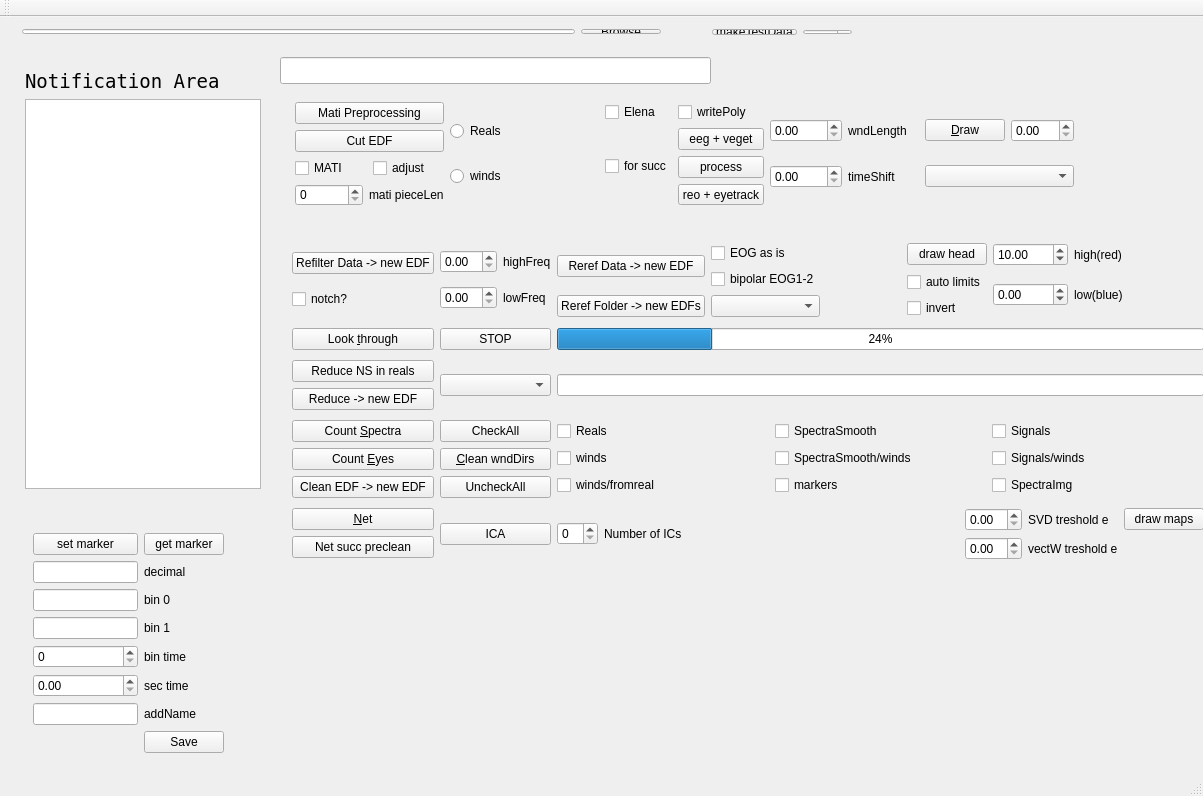
<?xml version="1.0" encoding="UTF-8"?>
<ui version="4.0">
 <class>MainWindow</class>
 <widget class="QMainWindow" name="MainWindow">
  <property name="geometry">
   <rect>
    <x>0</x>
    <y>0</y>
    <width>1203</width>
    <height>796</height>
   </rect>
  </property>
  <property name="windowTitle">
   <string>MainWindow</string>
  </property>
  <widget class="QWidget" name="centralWidget">
   <widget class="QLineEdit" name="fileMarkersLineEdit">
    <property name="geometry">
     <rect>
      <x>280</x>
      <y>40</y>
      <width>431</width>
      <height>27</height>
     </rect>
    </property>
   </widget>
   <widget class="QWidget" name="layoutWidget1">
    <property name="geometry">
     <rect>
      <x>281</x>
      <y>211</y>
      <width>934</width>
      <height>351</height>
     </rect>
    </property>
    <layout class="QGridLayout" name="processingGridLayout">
     <item row="2" column="0">
      <layout class="QVBoxLayout" name="reduceLayout">
       <item>
        <widget class="QPushButton" name="reduceChannesPushButton">
         <property name="text">
          <string>Reduce NS in reals</string>
         </property>
        </widget>
       </item>
       <item>
        <widget class="QPushButton" name="reduceChannelsNewEDFPushButton">
         <property name="text">
          <string>Reduce -&gt; new EDF</string>
         </property>
        </widget>
       </item>
      </layout>
     </item>
     <item row="1" column="0">
      <widget class="QPushButton" name="cut_e">
       <property name="text">
        <string>Look &amp;through</string>
       </property>
      </widget>
     </item>
     <item row="3" column="2">
      <layout class="QGridLayout" name="cleanDirsGrid">
       <item row="0" column="1">
        <widget class="QCheckBox" name="cleanRealsSpectraCheckBox">
         <property name="text">
          <string>SpectraSmooth</string>
         </property>
        </widget>
       </item>
       <item row="2" column="0">
        <widget class="QCheckBox" name="cleanFromRealsCheckBox">
         <property name="text">
          <string>winds/fromreal</string>
         </property>
        </widget>
       </item>
       <item row="2" column="1">
        <widget class="QCheckBox" name="cleanMarkersCheckBox">
         <property name="text">
          <string>markers</string>
         </property>
        </widget>
       </item>
       <item row="1" column="0">
        <widget class="QCheckBox" name="cleanWindsCheckBox">
         <property name="text">
          <string>winds</string>
         </property>
        </widget>
       </item>
       <item row="0" column="2">
        <widget class="QCheckBox" name="cleanRealsSignalsCheckBox">
         <property name="text">
          <string>Signals</string>
         </property>
        </widget>
       </item>
       <item row="2" column="2">
        <widget class="QCheckBox" name="cleanSpectraImgCheckBox">
         <property name="text">
          <string>SpectraImg</string>
         </property>
        </widget>
       </item>
       <item row="1" column="1">
        <widget class="QCheckBox" name="cleanWindsSpectraCheckBox">
         <property name="text">
          <string>SpectraSmooth/winds</string>
         </property>
        </widget>
       </item>
       <item row="0" column="0">
        <widget class="QCheckBox" name="cleanRealsCheckBox">
         <property name="text">
          <string>Reals</string>
         </property>
        </widget>
       </item>
       <item row="1" column="2">
        <widget class="QCheckBox" name="cleanWindsSignalsCheckBox">
         <property name="text">
          <string>Signals/winds</string>
         </property>
        </widget>
       </item>
      </layout>
     </item>
     <item row="4" column="1">
      <widget class="QPushButton" name="icaPushButton">
       <property name="text">
        <string>ICA</string>
       </property>
      </widget>
     </item>
     <item row="4" column="2">
      <layout class="QHBoxLayout" name="icaParamsLayout">
       <item>
        <widget class="QSpinBox" name="numOfIcSpinBox"/>
       </item>
       <item>
        <widget class="QLabel" name="label_7">
         <property name="text">
          <string>Number of ICs</string>
         </property>
        </widget>
       </item>
       <item>
        <spacer name="horizontalSpacer_9">
         <property name="orientation">
          <enum>Qt::Horizontal</enum>
         </property>
         <property name="sizeHint" stdset="0">
          <size>
           <width>88</width>
           <height>17</height>
          </size>
         </property>
        </spacer>
       </item>
       <item>
        <layout class="QGridLayout" name="icaParamsInnerLayout">
         <item row="0" column="0">
          <widget class="QDoubleSpinBox" name="svdDoubleSpinBox"/>
         </item>
         <item row="0" column="1">
          <widget class="QLabel" name="label_10">
           <property name="text">
            <string>SVD treshold e</string>
           </property>
          </widget>
         </item>
         <item row="1" column="0">
          <widget class="QDoubleSpinBox" name="vectwDoubleSpinBox"/>
         </item>
         <item row="1" column="1">
          <widget class="QLabel" name="label_11">
           <property name="text">
            <string>vectW treshold e</string>
           </property>
          </widget>
         </item>
         <item row="0" column="2">
          <widget class="QPushButton" name="drawMapsPushButton">
           <property name="text">
            <string>draw maps</string>
           </property>
          </widget>
         </item>
        </layout>
       </item>
      </layout>
     </item>
     <item row="3" column="1">
      <layout class="QVBoxLayout" name="cleanButtonsLayout">
       <item>
        <widget class="QPushButton" name="cleanDirsCheckAllButton">
         <property name="text">
          <string>CheckAll</string>
         </property>
        </widget>
       </item>
       <item>
        <widget class="QPushButton" name="cleanDirsButton">
         <property name="text">
          <string>&amp;Clean wndDirs</string>
         </property>
        </widget>
       </item>
       <item>
        <widget class="QPushButton" name="cleanDirsUncheckAllButton">
         <property name="text">
          <string>UncheckAll</string>
         </property>
        </widget>
       </item>
      </layout>
     </item>
     <item row="3" column="0">
      <layout class="QVBoxLayout" name="eyesLayout">
       <item>
        <widget class="QPushButton" name="countSpectra">
         <property name="text">
          <string>Count &amp;Spectra</string>
         </property>
        </widget>
       </item>
       <item>
        <widget class="QPushButton" name="eyesButton">
         <property name="text">
          <string>Count &amp;Eyes</string>
         </property>
        </widget>
       </item>
       <item>
        <widget class="QPushButton" name="cleanEdfFromEyesButton">
         <property name="text">
          <string>Clean EDF -&gt; new EDF</string>
         </property>
        </widget>
       </item>
      </layout>
     </item>
     <item row="1" column="2">
      <widget class="QProgressBar" name="progressBar">
       <property name="value">
        <number>24</number>
       </property>
      </widget>
     </item>
     <item row="0" column="2">
      <layout class="QHBoxLayout" name="rerefLayout">
       <item>
        <layout class="QGridLayout" name="rerefInnerLayout">
         <item row="0" column="0">
          <widget class="QPushButton" name="rereferenceDataPushButton">
           <property name="text">
            <string>Reref Data -&gt; new EDF</string>
           </property>
          </widget>
         </item>
         <item row="0" column="1">
          <layout class="QVBoxLayout" name="eogsLayout">
           <item>
            <widget class="QCheckBox" name="eogAsIsCheckBox">
             <property name="text">
              <string>EOG as is</string>
             </property>
            </widget>
           </item>
           <item>
            <widget class="QCheckBox" name="eogBipolarCheckBox">
             <property name="text">
              <string>bipolar EOG1-2</string>
             </property>
            </widget>
           </item>
          </layout>
         </item>
         <item row="1" column="1">
          <widget class="QComboBox" name="rereferenceDataComboBox"/>
         </item>
         <item row="1" column="0">
          <widget class="QPushButton" name="rereferenceFolderPushButton">
           <property name="text">
            <string>Reref Folder -&gt; new EDFs</string>
           </property>
          </widget>
         </item>
        </layout>
       </item>
       <item>
        <spacer name="horizontalSpacer">
         <property name="orientation">
          <enum>Qt::Horizontal</enum>
         </property>
         <property name="sizeHint" stdset="0">
          <size>
           <width>40</width>
           <height>20</height>
          </size>
         </property>
        </spacer>
       </item>
       <item>
        <layout class="QGridLayout" name="drawHeadGridLayout">
         <item row="0" column="0">
          <widget class="QPushButton" name="drawHeadPushButton">
           <property name="text">
            <string>draw head</string>
           </property>
          </widget>
         </item>
         <item row="1" column="1">
          <widget class="QDoubleSpinBox" name="drawHeadLowSpinBox">
           <property name="minimum">
            <double>-1000.000000000000000</double>
           </property>
           <property name="maximum">
            <double>1000.000000000000000</double>
           </property>
          </widget>
         </item>
         <item row="0" column="1">
          <widget class="QDoubleSpinBox" name="drawHeadHighSpinBox">
           <property name="minimum">
            <double>-1000.000000000000000</double>
           </property>
           <property name="maximum">
            <double>1000.000000000000000</double>
           </property>
           <property name="singleStep">
            <double>1.000000000000000</double>
           </property>
           <property name="value">
            <double>10.000000000000000</double>
           </property>
          </widget>
         </item>
         <item row="0" column="2">
          <widget class="QLabel" name="label_4">
           <property name="text">
            <string>high(red)</string>
           </property>
          </widget>
         </item>
         <item row="1" column="2">
          <widget class="QLabel" name="label_5">
           <property name="text">
            <string>low(blue)</string>
           </property>
          </widget>
         </item>
         <item row="1" column="0">
          <layout class="QVBoxLayout" name="verticalLayout_3">
           <item>
            <widget class="QCheckBox" name="drawHeadCheckBox">
             <property name="text">
              <string>auto limits</string>
             </property>
            </widget>
           </item>
           <item>
            <widget class="QCheckBox" name="drawHeadInvertCheckBox">
             <property name="text">
              <string>invert</string>
             </property>
            </widget>
           </item>
          </layout>
         </item>
        </layout>
       </item>
       <item>
        <spacer name="horizontalSpacer_8">
         <property name="orientation">
          <enum>Qt::Horizontal</enum>
         </property>
         <property name="sizeHint" stdset="0">
          <size>
           <width>38</width>
           <height>48</height>
          </size>
         </property>
        </spacer>
       </item>
      </layout>
     </item>
     <item row="0" column="1">
      <layout class="QGridLayout" name="filterFreqsGridLayout">
       <item row="0" column="0">
        <widget class="QDoubleSpinBox" name="highFreqFilterDoubleSpinBox"/>
       </item>
       <item row="1" column="1">
        <widget class="QLabel" name="label_15">
         <property name="text">
          <string>lowFreq</string>
         </property>
        </widget>
       </item>
       <item row="0" column="1">
        <widget class="QLabel" name="label_14">
         <property name="text">
          <string>highFreq</string>
         </property>
        </widget>
       </item>
       <item row="1" column="0">
        <widget class="QDoubleSpinBox" name="lowFreqFilterDoubleSpinBox"/>
       </item>
      </layout>
     </item>
     <item row="4" column="0">
      <layout class="QVBoxLayout" name="netLayout">
       <item>
        <widget class="QPushButton" name="netButton">
         <property name="text">
          <string>&amp;Net</string>
         </property>
        </widget>
       </item>
       <item>
        <widget class="QPushButton" name="succPrecleanPushButton">
         <property name="text">
          <string>Net succ preclean</string>
         </property>
        </widget>
       </item>
      </layout>
     </item>
     <item row="0" column="0">
      <layout class="QVBoxLayout" name="refilterLayout">
       <item>
        <widget class="QPushButton" name="refilterDataPushButton">
         <property name="text">
          <string>Refilter Data -&gt; new EDF</string>
         </property>
        </widget>
       </item>
       <item>
        <widget class="QCheckBox" name="notchCheckBox">
         <property name="text">
          <string>notch?</string>
         </property>
        </widget>
       </item>
      </layout>
     </item>
     <item row="1" column="1">
      <widget class="QPushButton" name="stopButton">
       <property name="text">
        <string>STOP</string>
       </property>
      </widget>
     </item>
     <item row="2" column="1">
      <layout class="QVBoxLayout" name="verticalLayout">
       <item>
        <widget class="QComboBox" name="reduceChannelsComboBox"/>
       </item>
      </layout>
     </item>
     <item row="2" column="2">
      <widget class="QLineEdit" name="reduceChannelsLineEdit"/>
     </item>
    </layout>
   </widget>
   <widget class="QWidget" name="layoutWidget2">
    <property name="geometry">
     <rect>
      <x>284</x>
      <y>74</y>
      <width>801</width>
      <height>125</height>
     </rect>
    </property>
    <layout class="QHBoxLayout" name="cutDataLayout">
     <item>
      <layout class="QVBoxLayout" name="cutInnerLayout">
       <item>
        <widget class="QPushButton" name="matiPreprocessingPushButton">
         <property name="text">
          <string>Mati Preprocessing</string>
         </property>
        </widget>
       </item>
       <item>
        <widget class="QPushButton" name="cutEDF">
         <property name="text">
          <string>Cut EDF</string>
         </property>
        </widget>
       </item>
       <item>
        <layout class="QHBoxLayout" name="cutChecksLayout">
         <item>
          <widget class="QCheckBox" name="matiCheckBox">
           <property name="text">
            <string>MATI</string>
           </property>
          </widget>
         </item>
         <item>
          <widget class="QCheckBox" name="matiAdjustPiecesCheckBox">
           <property name="text">
            <string>adjust</string>
           </property>
          </widget>
         </item>
        </layout>
       </item>
       <item>
        <layout class="QHBoxLayout" name="matiCutLayout">
         <item>
          <widget class="QSpinBox" name="matiPieceLengthSpinBox"/>
         </item>
         <item>
          <widget class="QLabel" name="matiPieceLenlabel">
           <property name="text">
            <string>mati pieceLen</string>
           </property>
          </widget>
         </item>
        </layout>
       </item>
      </layout>
     </item>
     <item>
      <layout class="QVBoxLayout" name="cutTypeLayout">
       <item>
        <widget class="QRadioButton" name="realsButton">
         <property name="text">
          <string>Reals</string>
         </property>
        </widget>
       </item>
       <item>
        <widget class="QRadioButton" name="windsButton">
         <property name="text">
          <string>winds</string>
         </property>
        </widget>
       </item>
      </layout>
     </item>
     <item>
      <layout class="QGridLayout" name="gridLayout">
       <item row="0" column="1">
        <widget class="QCheckBox" name="elenaPolyCheckBox">
         <property name="text">
          <string>writePoly</string>
         </property>
        </widget>
       </item>
       <item row="0" column="0">
        <widget class="QCheckBox" name="elenaSliceCheckBox">
         <property name="text">
          <string>Elena</string>
         </property>
        </widget>
       </item>
       <item row="1" column="0">
        <widget class="QCheckBox" name="succPrecleanCheckBox">
         <property name="text">
          <string>for succ</string>
         </property>
        </widget>
       </item>
       <item row="1" column="1">
        <layout class="QVBoxLayout" name="verticalLayout_2">
         <item>
          <widget class="QPushButton" name="eegVegetPushButton">
           <property name="text">
            <string>eeg + veget</string>
           </property>
          </widget>
         </item>
         <item>
          <widget class="QPushButton" name="elenaProcessingPushButton">
           <property name="text">
            <string>process</string>
           </property>
          </widget>
         </item>
         <item>
          <widget class="QPushButton" name="reoPlusEyetrackPushButton">
           <property name="text">
            <string>reo + eyetrack</string>
           </property>
          </widget>
         </item>
        </layout>
       </item>
      </layout>
     </item>
     <item>
      <layout class="QGridLayout" name="windsParamsLayout">
       <item row="0" column="0">
        <widget class="QDoubleSpinBox" name="windowLengthSpinBox"/>
       </item>
       <item row="0" column="1">
        <widget class="QLabel" name="label_2">
         <property name="text">
          <string>wndLength</string>
         </property>
        </widget>
       </item>
       <item row="1" column="0">
        <widget class="QDoubleSpinBox" name="timeShiftSpinBox"/>
       </item>
       <item row="1" column="1">
        <widget class="QLabel" name="label_3">
         <property name="text">
          <string>timeShift</string>
         </property>
        </widget>
       </item>
      </layout>
     </item>
     <item>
      <layout class="QVBoxLayout" name="drawLayout">
       <item>
        <layout class="QHBoxLayout" name="drawInnerLayout">
         <item>
          <widget class="QPushButton" name="drawButton">
           <property name="text">
            <string>&amp;Draw</string>
           </property>
          </widget>
         </item>
         <item>
          <widget class="QDoubleSpinBox" name="drawCoeffSpinBox"/>
         </item>
        </layout>
       </item>
       <item>
        <widget class="QComboBox" name="drawDirBox"/>
       </item>
      </layout>
     </item>
    </layout>
   </widget>
   <widget class="QWidget" name="layoutWidget3">
    <property name="geometry">
     <rect>
      <x>701</x>
      <y>1</y>
      <width>162</width>
      <height>28</height>
     </rect>
    </property>
    <layout class="QGridLayout" name="testDataGridLayout">
     <item row="0" column="0">
      <widget class="QPushButton" name="makeTestDataPushButton">
       <property name="text">
        <string>makeTestData</string>
       </property>
      </widget>
     </item>
     <item row="0" column="1">
      <widget class="QSpinBox" name="numComponentsSpinBox"/>
     </item>
    </layout>
   </widget>
   <widget class="QWidget" name="layoutWidget4">
    <property name="geometry">
     <rect>
      <x>22</x>
      <y>505</y>
      <width>213</width>
      <height>246</height>
     </rect>
    </property>
    <layout class="QGridLayout" name="matiGridLayout">
     <item row="0" column="0">
      <widget class="QPushButton" name="markerSetPushButton">
       <property name="text">
        <string>set marker</string>
       </property>
      </widget>
     </item>
     <item row="0" column="1">
      <widget class="QPushButton" name="markerGetPushButton">
       <property name="text">
        <string>get marker</string>
       </property>
      </widget>
     </item>
     <item row="1" column="0">
      <widget class="QLineEdit" name="markerDecimalLineEdit"/>
     </item>
     <item row="1" column="1">
      <widget class="QLabel" name="label_17">
       <property name="text">
        <string>decimal</string>
       </property>
      </widget>
     </item>
     <item row="2" column="0">
      <widget class="QLineEdit" name="markerBin0LineEdit"/>
     </item>
     <item row="2" column="1">
      <widget class="QLabel" name="label_16">
       <property name="text">
        <string>bin 0</string>
       </property>
      </widget>
     </item>
     <item row="3" column="0">
      <widget class="QLineEdit" name="markerBin1LineEdit"/>
     </item>
     <item row="3" column="1">
      <widget class="QLabel" name="label_19">
       <property name="text">
        <string>bin 1</string>
       </property>
      </widget>
     </item>
     <item row="4" column="0">
      <widget class="QSpinBox" name="markerBinTimeSpinBox"/>
     </item>
     <item row="4" column="1">
      <widget class="QLabel" name="label_18">
       <property name="text">
        <string>bin time</string>
       </property>
      </widget>
     </item>
     <item row="5" column="0">
      <widget class="QDoubleSpinBox" name="markerSecTimeDoubleSpinBox"/>
     </item>
     <item row="5" column="1">
      <widget class="QLabel" name="label_20">
       <property name="text">
        <string>sec time</string>
       </property>
      </widget>
     </item>
     <item row="6" column="0">
      <widget class="QLineEdit" name="newEdfNameLineEdit"/>
     </item>
     <item row="6" column="1">
      <widget class="QLabel" name="label_21">
       <property name="text">
        <string>addName</string>
       </property>
      </widget>
     </item>
     <item row="7" column="1">
      <widget class="QPushButton" name="markerSaveEdfPushButton">
       <property name="text">
        <string>Save</string>
       </property>
      </widget>
     </item>
    </layout>
   </widget>
   <widget class="QWidget" name="layoutWidget5">
    <property name="geometry">
     <rect>
      <x>11</x>
      <y>1</y>
      <width>661</width>
      <height>27</height>
     </rect>
    </property>
    <layout class="QHBoxLayout" name="browseLayout">
     <item>
      <widget class="QLineEdit" name="filePathLineEdit">
       <property name="text">
        <string/>
       </property>
      </widget>
     </item>
     <item>
      <widget class="QPushButton" name="browseButton">
       <property name="text">
        <string>Bro&amp;wse</string>
       </property>
       <property name="flat">
        <bool>false</bool>
       </property>
      </widget>
     </item>
    </layout>
   </widget>
   <widget class="QWidget" name="layoutWidget6">
    <property name="geometry">
     <rect>
      <x>14</x>
      <y>42</y>
      <width>258</width>
      <height>441</height>
     </rect>
    </property>
    <layout class="QVBoxLayout" name="notificationLayout">
     <item>
      <widget class="QLabel" name="label">
       <property name="font">
        <font>
         <family>Andale Mono</family>
         <pointsize>14</pointsize>
        </font>
       </property>
       <property name="text">
        <string>Notification Area</string>
       </property>
      </widget>
     </item>
     <item>
      <widget class="QTextEdit" name="textEdit"/>
     </item>
    </layout>
   </widget>
  </widget>
  <widget class="QMenuBar" name="menuBar">
   <property name="geometry">
    <rect>
     <x>0</x>
     <y>0</y>
     <width>1203</width>
     <height>22</height>
    </rect>
   </property>
  </widget>
  <widget class="QToolBar" name="mainToolBar">
   <attribute name="toolBarArea">
    <enum>TopToolBarArea</enum>
   </attribute>
   <attribute name="toolBarBreak">
    <bool>false</bool>
   </attribute>
  </widget>
  <widget class="QStatusBar" name="statusBar"/>
 </widget>
 <layoutdefault spacing="6" margin="11"/>
 <tabstops>
  <tabstop>filePathLineEdit</tabstop>
  <tabstop>countSpectra</tabstop>
  <tabstop>eyesButton</tabstop>
  <tabstop>cleanEdfFromEyesButton</tabstop>
  <tabstop>cleanDirsCheckAllButton</tabstop>
  <tabstop>cleanDirsButton</tabstop>
  <tabstop>cleanDirsUncheckAllButton</tabstop>
  <tabstop>cleanRealsSignalsCheckBox</tabstop>
  <tabstop>cleanWindsCheckBox</tabstop>
  <tabstop>cleanRealsCheckBox</tabstop>
  <tabstop>cleanRealsSpectraCheckBox</tabstop>
  <tabstop>cleanWindsSignalsCheckBox</tabstop>
  <tabstop>cleanFromRealsCheckBox</tabstop>
  <tabstop>cleanMarkersCheckBox</tabstop>
  <tabstop>cleanSpectraImgCheckBox</tabstop>
  <tabstop>cleanWindsSpectraCheckBox</tabstop>
  <tabstop>refilterDataPushButton</tabstop>
  <tabstop>notchCheckBox</tabstop>
  <tabstop>rereferenceDataPushButton</tabstop>
  <tabstop>eogAsIsCheckBox</tabstop>
  <tabstop>eogBipolarCheckBox</tabstop>
  <tabstop>rereferenceDataComboBox</tabstop>
  <tabstop>netButton</tabstop>
  <tabstop>succPrecleanPushButton</tabstop>
  <tabstop>cut_e</tabstop>
  <tabstop>stopButton</tabstop>
  <tabstop>numOfIcSpinBox</tabstop>
  <tabstop>svdDoubleSpinBox</tabstop>
  <tabstop>vectwDoubleSpinBox</tabstop>
  <tabstop>drawMapsPushButton</tabstop>
  <tabstop>highFreqFilterDoubleSpinBox</tabstop>
  <tabstop>lowFreqFilterDoubleSpinBox</tabstop>
  <tabstop>reduceChannesPushButton</tabstop>
  <tabstop>reduceChannelsNewEDFPushButton</tabstop>
  <tabstop>icaPushButton</tabstop>
  <tabstop>textEdit</tabstop>
  <tabstop>matiPreprocessingPushButton</tabstop>
  <tabstop>cutEDF</tabstop>
  <tabstop>matiCheckBox</tabstop>
  <tabstop>matiAdjustPiecesCheckBox</tabstop>
  <tabstop>matiPieceLengthSpinBox</tabstop>
  <tabstop>realsButton</tabstop>
  <tabstop>windsButton</tabstop>
  <tabstop>elenaSliceCheckBox</tabstop>
  <tabstop>succPrecleanCheckBox</tabstop>
  <tabstop>windowLengthSpinBox</tabstop>
  <tabstop>timeShiftSpinBox</tabstop>
  <tabstop>drawButton</tabstop>
  <tabstop>drawCoeffSpinBox</tabstop>
  <tabstop>drawDirBox</tabstop>
  <tabstop>makeTestDataPushButton</tabstop>
  <tabstop>numComponentsSpinBox</tabstop>
  <tabstop>markerSetPushButton</tabstop>
  <tabstop>markerGetPushButton</tabstop>
  <tabstop>markerDecimalLineEdit</tabstop>
  <tabstop>markerBin0LineEdit</tabstop>
  <tabstop>markerBin1LineEdit</tabstop>
  <tabstop>markerBinTimeSpinBox</tabstop>
  <tabstop>markerSecTimeDoubleSpinBox</tabstop>
  <tabstop>newEdfNameLineEdit</tabstop>
  <tabstop>markerSaveEdfPushButton</tabstop>
  <tabstop>fileMarkersLineEdit</tabstop>
  <tabstop>browseButton</tabstop>
 </tabstops>
 <resources/>
 <connections/>
</ui>
